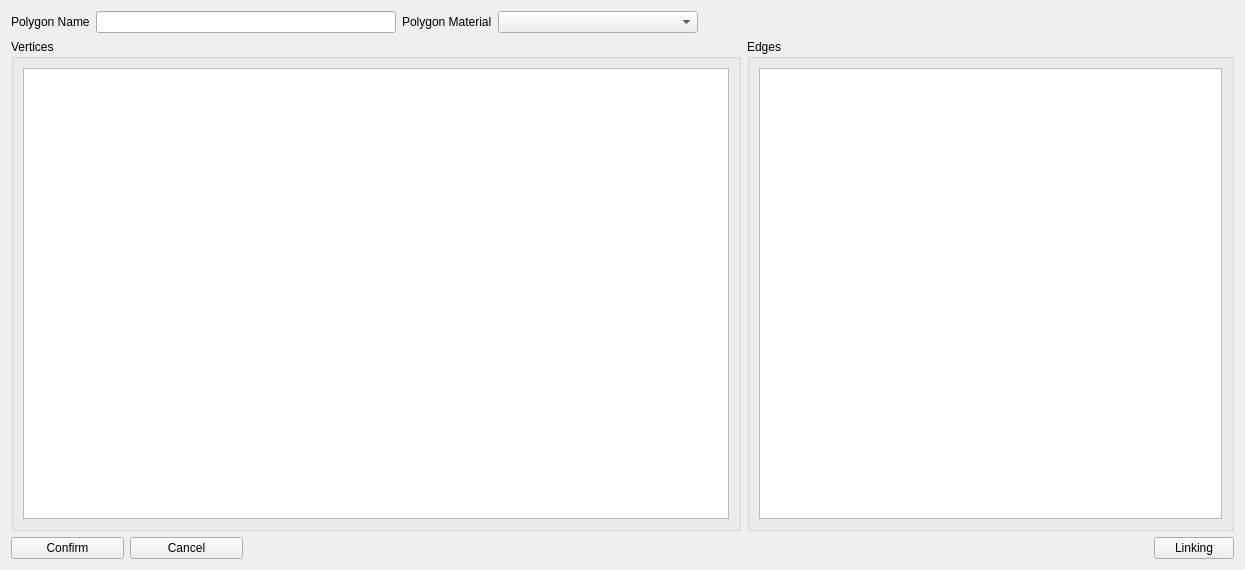
<?xml version="1.0" encoding="UTF-8"?>
<ui version="4.0">
 <class>Editor</class>
 <widget class="QWidget" name="Editor">
  <property name="geometry">
   <rect>
    <x>0</x>
    <y>0</y>
    <width>1245</width>
    <height>570</height>
   </rect>
  </property>
  <property name="windowTitle">
   <string>Form</string>
  </property>
  <layout class="QVBoxLayout" name="verticalLayout">
   <item>
    <layout class="QHBoxLayout" name="horizontalLayout_4">
     <item>
      <widget class="QLabel" name="label">
       <property name="text">
        <string>Polygon Name</string>
       </property>
      </widget>
     </item>
     <item>
      <widget class="QLineEdit" name="polygonNameEdit">
       <property name="minimumSize">
        <size>
         <width>300</width>
         <height>0</height>
        </size>
       </property>
      </widget>
     </item>
     <item>
      <layout class="QHBoxLayout" name="horizontalLayout_5">
       <item>
        <widget class="QLabel" name="label_2">
         <property name="text">
          <string>Polygon Material</string>
         </property>
        </widget>
       </item>
       <item>
        <widget class="QComboBox" name="polygonMaterial">
         <property name="minimumSize">
          <size>
           <width>200</width>
           <height>0</height>
          </size>
         </property>
        </widget>
       </item>
       <item>
        <layout class="QHBoxLayout" name="horizontalLayout_3"/>
       </item>
      </layout>
     </item>
     <item>
      <spacer name="horizontalSpacer_2">
       <property name="orientation">
        <enum>Qt::Orientation::Horizontal</enum>
       </property>
       <property name="sizeHint" stdset="0">
        <size>
         <width>1224</width>
         <height>20</height>
        </size>
       </property>
      </spacer>
     </item>
    </layout>
   </item>
   <item>
    <layout class="QHBoxLayout" name="horizontalLayout_2" stretch="6,4">
     <item>
      <widget class="QGroupBox" name="groupBox">
       <property name="title">
        <string>Vertices</string>
       </property>
       <layout class="QVBoxLayout" name="verticalLayout_2">
        <item>
         <widget class="QTableWidget" name="vertexTable">
          <property name="editTriggers">
           <set>QAbstractItemView::EditTrigger::NoEditTriggers</set>
          </property>
          <property name="selectionMode">
           <enum>QAbstractItemView::SelectionMode::NoSelection</enum>
          </property>
          <property name="showGrid">
           <bool>false</bool>
          </property>
          <attribute name="horizontalHeaderVisible">
           <bool>true</bool>
          </attribute>
          <attribute name="verticalHeaderVisible">
           <bool>false</bool>
          </attribute>
         </widget>
        </item>
       </layout>
      </widget>
     </item>
     <item>
      <widget class="QGroupBox" name="groupBox_2">
       <property name="title">
        <string>Edges</string>
       </property>
       <layout class="QVBoxLayout" name="verticalLayout_3">
        <item>
         <widget class="QTableWidget" name="edgeTable">
          <property name="editTriggers">
           <set>QAbstractItemView::EditTrigger::NoEditTriggers</set>
          </property>
          <property name="selectionMode">
           <enum>QAbstractItemView::SelectionMode::NoSelection</enum>
          </property>
          <property name="selectionBehavior">
           <enum>QAbstractItemView::SelectionBehavior::SelectRows</enum>
          </property>
          <property name="showGrid">
           <bool>false</bool>
          </property>
          <attribute name="horizontalHeaderVisible">
           <bool>true</bool>
          </attribute>
          <attribute name="verticalHeaderVisible">
           <bool>false</bool>
          </attribute>
         </widget>
        </item>
       </layout>
      </widget>
     </item>
    </layout>
   </item>
   <item>
    <layout class="QHBoxLayout" name="horizontalLayout" stretch="10,10,80,0">
     <property name="sizeConstraint">
      <enum>QLayout::SizeConstraint::SetDefaultConstraint</enum>
     </property>
     <item>
      <widget class="QPushButton" name="confirmBtn">
       <property name="text">
        <string>Confirm</string>
       </property>
      </widget>
     </item>
     <item>
      <widget class="QPushButton" name="cancelBtn">
       <property name="text">
        <string>Cancel</string>
       </property>
      </widget>
     </item>
     <item>
      <spacer name="horizontalSpacer">
       <property name="orientation">
        <enum>Qt::Orientation::Horizontal</enum>
       </property>
       <property name="sizeHint" stdset="0">
        <size>
         <width>40</width>
         <height>20</height>
        </size>
       </property>
      </spacer>
     </item>
     <item>
      <widget class="QPushButton" name="linksBtn">
       <property name="text">
        <string>Linking</string>
       </property>
      </widget>
     </item>
    </layout>
   </item>
  </layout>
 </widget>
 <resources/>
 <connections/>
</ui>
